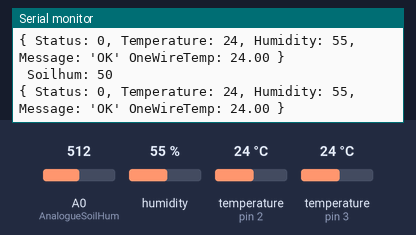
The sketch below on a simulated Arduino Uno, built with avr-gcc and run on an emulated ATmega328P. Shown: the last lines printed to the serial monitor. The test bench sets the inputs (shaded band); at power-on: humidity 55 %, temperature (sensors on pin 3, pin 2) 24 °C, A0 (AnalogueSoilHum) = 512.

Above: at 5.0 s.
5.1 s: humidity set to 22 %
At 8.8 s:
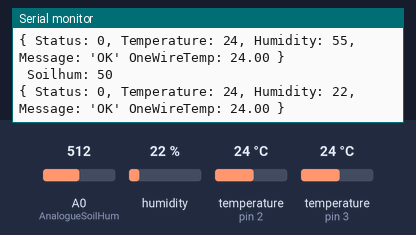
10.2 s: temperature (sensor on pin 3) set to 12 °C
At 13.2 s:
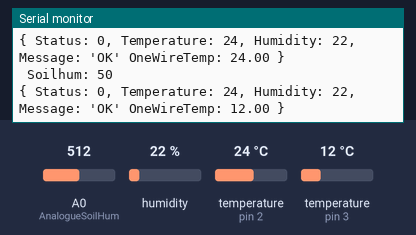
15.3 s: A0 (AnalogueSoilHum) set to 716
At 17.6 s:
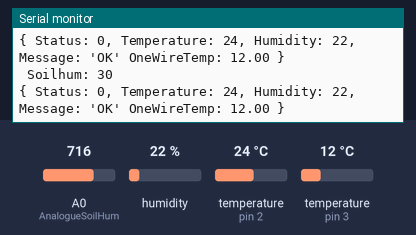
20.4 s: temperature (sensor on pin 2) set to 12 °C
At 22.0 s:
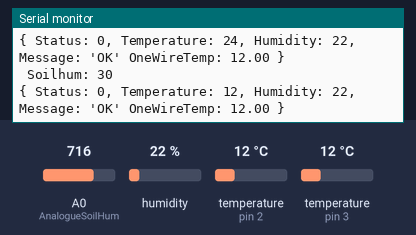
25.5 s: temperature (sensor on pin 3) set to 19 °C
At 29.7 s:
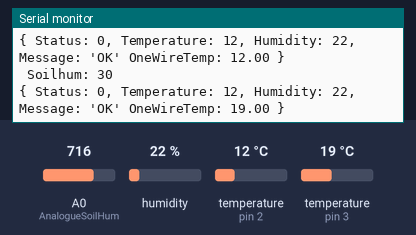
30.6 s: A0 (AnalogueSoilHum) set to 992
At 34.1 s:
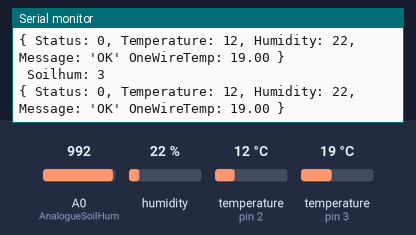
Timing chart, 0 to 35.6 s (numbered marks = the images above; inputs shaded):
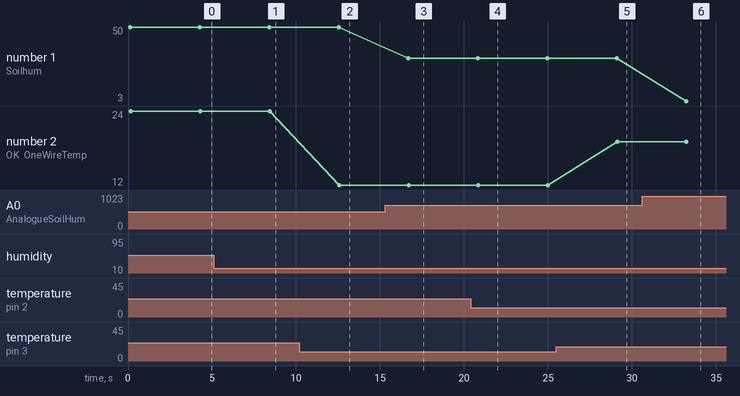

The sketch:

Bevattning.ino
```cpp
#include "TempOneWire.h"
#include <stdarg.h>
#include <dht11.h>  //Temp+Humiditet
#include <OneWire.h> // One wire for Tempgivare
#include <DallasTemperature.h> // Tempgivare

const int PinTempHum = 2;
const int PinTempOneWire = 3;
const int AnalogueSoilHum = 0;

#define SerialSpeed 38400

struct TempHumLibResult
{
	int humidity;
	int temp;
	int status;
	char message[10];
};

//void serialPrintf(char *fmt, ...);
void printJson(TempHumLibResult *tempHumLibResult, float Temp2);
void GetTempHumLibResult(int pin, TempHumLibResult *result);

TempOneWire* tempOneWire;

dht11 TempHumLib;

void setup()
{
	Serial.begin(SerialSpeed);

	tempOneWire = new TempOneWire(PinTempOneWire);

	TempHumLibResult tempHumLibResult;
	tempHumLibResult.humidity = 0;
	tempHumLibResult.temp = 0;
	tempHumLibResult.status = 0;
	strcpy(tempHumLibResult.message, "Reset");

	printJson(&tempHumLibResult, 0.);
}

void loop()
{
	TempHumLibResult tempHumLibResult;

	float oneWireTemp = tempOneWire->GetTemp();


	int soilHum = analogRead(AnalogueSoilHum);

	int recalc = (100l * (1024l - soilHum)) / 1024l;
	Serial.print(" Soilhum: ");
	Serial.println(recalc);

	GetTempHumLibResult(PinTempHum, &tempHumLibResult);

	printJson(&tempHumLibResult, oneWireTemp);

	delay(4000);
}

void GetTempHumLibResult(int pin, TempHumLibResult *result)
{
	result->humidity = 0;
	result->temp = 0;
	result->status = TempHumLib.read(PinTempHum);


	switch (result->status)
	{
	case 0:
		strcpy(result->message, "OK");
		break;
	case -1:
		strcpy(result->message, "Checksum error");
		break;
	case -2:
		strcpy(result->message, "Timeout");
		break;
	default:
		strcpy(result->message, "Unknown error");
		break;
	}

	if (result->status == 0)
	{
		result->temp = TempHumLib.temperature;
		result->humidity = TempHumLib.humidity;
	}
}

void printJson(TempHumLibResult *tempHumLibResult, float Temp2)
{
	Serial.print("{ Status: ");
	Serial.print(tempHumLibResult->status);
	Serial.print(", Temperature: ");
	Serial.print(tempHumLibResult->temp);
	Serial.print(", Humidity: ");
	Serial.print(tempHumLibResult->humidity);
	Serial.print(", Message: '");
	Serial.print(tempHumLibResult->message);
	Serial.print("' OneWireTemp: ");
	Serial.print(Temp2);
	Serial.println(" }");

	//char buffer[256]; // resulting string limited to 256 chars

	//sprintf(buffer, "{ Status: %d, Temperature: %d, Humidity: %d, Message: '%s' OneWireTemp: %2.1f }",
	//	tempHumLibResult->status, tempHumLibResult->temp, tempHumLibResult->humidity, tempHumLibResult->message, Temp2);
	//Serial.println(buffer);
	//Serial.println(Temp2);

	//serialPrintf("{ Status: %d, Temperature: %d, Humidity: %d, Message: '%s' OneWireTemp: %2.1f }",
	//	tempHumLibResult->status, tempHumLibResult->temp, tempHumLibResult->humidity, tempHumLibResult->message, Temp2);
}

//void serialPrintf(char *fmt, ...)
//{
//
//	char buf[256]; // resulting string limited to 128 chars
//	va_list args;
//	va_start(args, fmt);
//	vsnprintf(buf, 256, fmt, args);
//	va_end(args);
//	Serial.println(buf);
//}
```

Common.h
```cpp
#ifndef _COMMON_h
#define _COMMON_h

class DeviceStatus
{
public:
	int Code;
	char Message[50];

	DeviceStatus(int newCode, char* newMessage)
	{
		Code = newCode;
		strcpy(Message, newMessage);
	}
};

#endif
```

TempOneWire.cpp
```cpp
#include "TempOneWire.h"

TempOneWire::TempOneWire(int pin)
{

	oneWire = new OneWire(pin);
	if (oneWire == NULL)
	{
		Status = new DeviceStatus(-1, "Can not intiate OneWire");
		return;
	}

	dallasSensors = new DallasTemperature(oneWire);
	if (dallasSensors == NULL)
	{
		Status = new DeviceStatus(-2, "Can not intiate DallasTemperature");
		return;
	}

	dallasSensors->begin();
	int sensorsCount = dallasSensors->getDeviceCount();
	if (sensorsCount < 1)
	{
		Status = new DeviceStatus(-3, "No sensors found");
		return;
	}

	Serial.print("Parasite power is: ");
	Serial.println(dallasSensors->isParasitePowerMode() ? "ON" : "OFF");

	int index = 0; // todo flera sensorer
	if (!dallasSensors->getAddress(sensorAddresses[index], index))
	{
		Status = new DeviceStatus(-4, "No device at position 0");
		return;
	}

	dallasSensors->setResolution(0, 9);

	Status = new DeviceStatus(0, "OK");
	//Serial.print("Device 0 Resolution: ");
	//Serial.print(dallasSensors->getResolution(termometer1), DEC);
	//Serial.println();
}

float TempOneWire::GetTemp()
{
	if (Status->Code != 0)
	{
		return -99;
	}

	dallasSensors->requestTemperatures(); // Send the command to get temperatures

	float tempC = dallasSensors->getTempC(sensorAddresses[0]);

//	Serial.print(tempC);

	return tempC;
}
```

TempOneWire.h
```cpp
#ifndef _TEMPONEWIRE_h
#define _TEMPONEWIRE_h

#if defined(ARDUINO) && ARDUINO >= 100
	#include "arduino.h"
#else
	#include "WProgram.h"
#endif

#include <OneWire.h>
#include <DallasTemperature.h>
#include "Common.h"

class TempOneWire
{

	OneWire* oneWire;
	DallasTemperature* dallasSensors;

	DeviceAddress sensorAddresses[1];
public:
	DeviceStatus* Status;
	TempOneWire(int pin);
	float GetTemp();
};

#endif
```

Measured:
- after the input at 5.1 s, the serial monitor: prints a new line after 3.3 s (image 1)
- after the input at 10.2 s, the serial monitor: prints a new line after 2.4 s (image 2)
- after the input at 15.3 s, the serial monitor: prints a new line after 1.4 s (image 3)
- after the input at 20.4 s, the serial monitor: prints a new line after 0.44 s (image 4)
- after the input at 25.5 s, the serial monitor: prints a new line after 3.6 s (image 5)
- after the input at 30.6 s, the serial monitor: prints a new line after 2.6 s (image 6)
- plotted number 1: 50 → 30 after the input at 15.3 s, 30 → 3 after the input at 30.6 s
- plotted number 2: 24 → 12 after the input at 10.2 s, 12 → 19 after the input at 25.5 s
